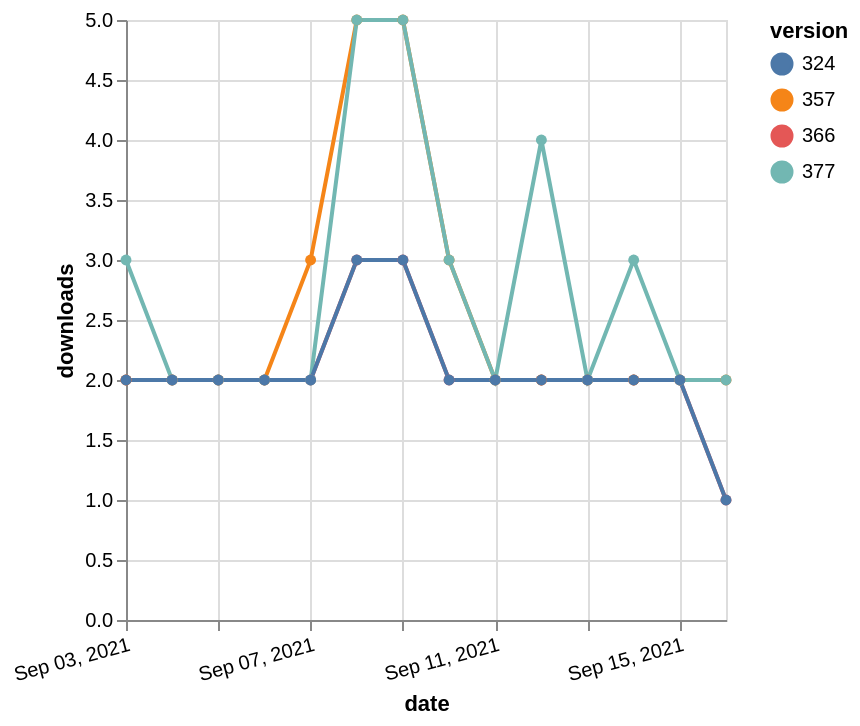

Vega-Lite specification for this chart:
### Vega-Lite specification from a JSON file in a GitHub repository (floating-point values rounded to 4 significant figures)
{"$schema": "https://vega.github.io/schema/vega-lite/v5.json", "description": "A simple bar chart with embedded data.", "data": {"values": [{"date": "2021-09-03", "total": 2312, "delta": 2, "version": "366"}, {"date": "2021-09-04", "total": 2314, "delta": 2, "version": "366"}, {"date": "2021-09-05", "total": 2316, "delta": 2, "version": "366"}, {"date": "2021-09-06", "total": 2318, "delta": 2, "version": "366"}, {"date": "2021-09-07", "total": 2320, "delta": 2, "version": "366"}, {"date": "2021-09-08", "total": 2323, "delta": 3, "version": "366"}, {"date": "2021-09-09", "total": 2326, "delta": 3, "version": "366"}, {"date": "2021-09-10", "total": 2328, "delta": 2, "version": "366"}, {"date": "2021-09-11", "total": 2330, "delta": 2, "version": "366"}, {"date": "2021-09-12", "total": 2332, "delta": 2, "version": "366"}, {"date": "2021-09-13", "total": 2334, "delta": 2, "version": "366"}, {"date": "2021-09-14", "total": 2336, "delta": 2, "version": "366"}, {"date": "2021-09-15", "total": 2338, "delta": 2, "version": "366"}, {"date": "2021-09-16", "total": 2339, "delta": 1, "version": "366"}, {"date": "2021-09-03", "total": 2884, "delta": 2, "version": "357"}, {"date": "2021-09-04", "total": 2886, "delta": 2, "version": "357"}, {"date": "2021-09-05", "total": 2888, "delta": 2, "version": "357"}, {"date": "2021-09-06", "total": 2890, "delta": 2, "version": "357"}, {"date": "2021-09-07", "total": 2893, "delta": 3, "version": "357"}, {"date": "2021-09-08", "total": 2898, "delta": 5, "version": "357"}, {"date": "2021-09-09", "total": 2903, "delta": 5, "version": "357"}, {"date": "2021-09-10", "total": 2906, "delta": 3, "version": "357"}, {"date": "2021-09-11", "total": 2908, "delta": 2, "version": "357"}, {"date": "2021-09-12", "total": 2910, "delta": 2, "version": "357"}, {"date": "2021-09-13", "total": 2912, "delta": 2, "version": "357"}, {"date": "2021-09-14", "total": 2914, "delta": 2, "version": "357"}, {"date": "2021-09-15", "total": 2916, "delta": 2, "version": "357"}, {"date": "2021-09-16", "total": 2918, "delta": 2, "version": "357"}, {"date": "2021-09-03", "total": 2114, "delta": 3, "version": "377"}, {"date": "2021-09-04", "total": 2116, "delta": 2, "version": "377"}, {"date": "2021-09-05", "total": 2118, "delta": 2, "version": "377"}, {"date": "2021-09-06", "total": 2120, "delta": 2, "version": "377"}, {"date": "2021-09-07", "total": 2122, "delta": 2, "version": "377"}, {"date": "2021-09-08", "total": 2127, "delta": 5, "version": "377"}, {"date": "2021-09-09", "total": 2132, "delta": 5, "version": "377"}, {"date": "2021-09-10", "total": 2135, "delta": 3, "version": "377"}, {"date": "2021-09-11", "total": 2137, "delta": 2, "version": "377"}, {"date": "2021-09-12", "total": 2141, "delta": 4, "version": "377"}, {"date": "2021-09-13", "total": 2143, "delta": 2, "version": "377"}, {"date": "2021-09-14", "total": 2146, "delta": 3, "version": "377"}, {"date": "2021-09-15", "total": 2148, "delta": 2, "version": "377"}, {"date": "2021-09-16", "total": 2150, "delta": 2, "version": "377"}, {"date": "2021-09-03", "total": 2565, "delta": 2, "version": "324"}, {"date": "2021-09-04", "total": 2567, "delta": 2, "version": "324"}, {"date": "2021-09-05", "total": 2569, "delta": 2, "version": "324"}, {"date": "2021-09-06", "total": 2571, "delta": 2, "version": "324"}, {"date": "2021-09-07", "total": 2573, "delta": 2, "version": "324"}, {"date": "2021-09-08", "total": 2576, "delta": 3, "version": "324"}, {"date": "2021-09-09", "total": 2579, "delta": 3, "version": "324"}, {"date": "2021-09-10", "total": 2581, "delta": 2, "version": "324"}, {"date": "2021-09-11", "total": 2583, "delta": 2, "version": "324"}, {"date": "2021-09-12", "total": 2585, "delta": 2, "version": "324"}, {"date": "2021-09-13", "total": 2587, "delta": 2, "version": "324"}, {"date": "2021-09-14", "total": 2589, "delta": 2, "version": "324"}, {"date": "2021-09-15", "total": 2591, "delta": 2, "version": "324"}, {"date": "2021-09-16", "total": 2592, "delta": 1, "version": "324"}]}, "width": "container", "mark": {"type": "line", "point": {"filled": true}}, "encoding": {"x": {"field": "date", "type": "temporal", "timeUnit": "yearmonthdate", "title": "date", "axis": {"labelAngle": -15}}, "y": {"field": "delta", "type": "quantitative", "title": "downloads"}, "color": {"field": "version", "type": "nominal"}, "tooltip": {"field": "delta"}}}
